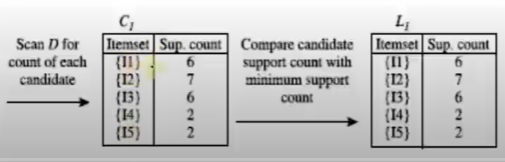
#> input picture Machine Learning/Association Rule/Apriori/images/c1l1.png, 505 x 162 px, given in place of dataset_sample_weight.png, which was not available
$ jupyter execute --allow-errors adaboost.ipynb   (text cells are left out)
#> lines starting #> are read from the running program, lines starting #| are printed output that depends on the picture; pictures that were not available may be replaced by others from this repository, and a replacement may not be noted
[cell 1]
from PIL import Image
from IPython.display import display

img = Image.open('images/dataset_sample_weight.png')
#> img is the input picture: PIL image 505x162 RGBA; mean R, G, B, A 196.4, 196.3, 196, 255
new_image = img.resize((350, 350))
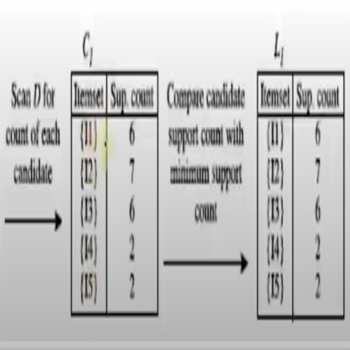
#> new_image: PIL image 350x350 RGBA; mean R, G, B, A 196.4, 196.3, 196, 255
display(new_image)

[cell 2]
from PIL import Image
from IPython.display import display

img = Image.open('images/total_error.png')
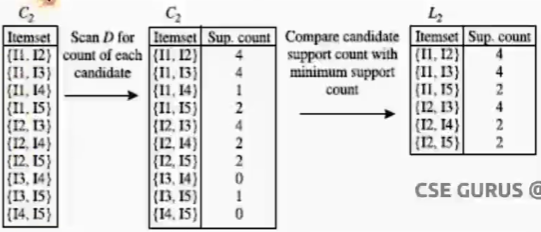
#> input picture Machine Learning/Association Rule/Apriori/images/c2l2.png, 541 x 232 px, given in place of total_error.png, which was not available
#> img is the input picture: PIL image 541x232 RGBA; mean R, G, B, A 224.9, 224.8, 224.7, 255
new_image = img.resize((790, 480))
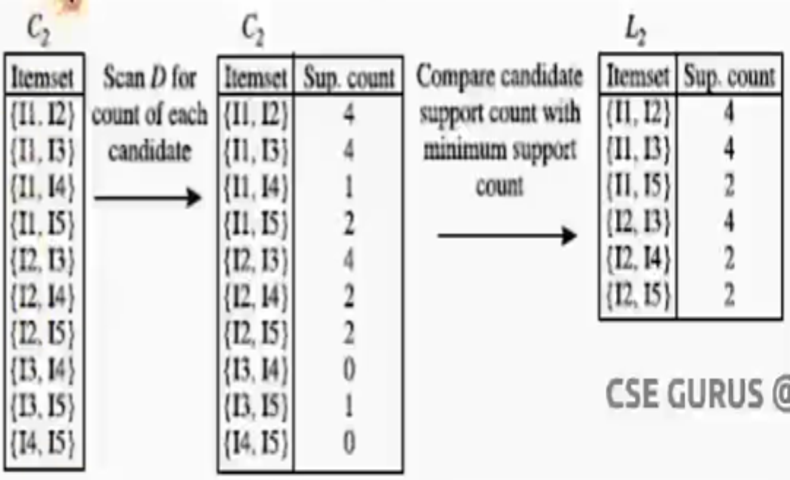
#> new_image: PIL image 790x480 RGBA; mean R, G, B, A 224.9, 224.8, 224.7, 255
display(new_image)

[cell 3]
from PIL import Image
from IPython.display import display

img = Image.open('images/performance.png')
new_image = img.resize((380, 80))
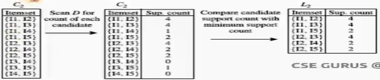
#> new_image: PIL image 380x80 RGBA; mean R, G, B, A 224.9, 224.8, 224.7, 255
display(new_image)

[cell 4]
from PIL import Image
from IPython.display import display

#> (the rest of this cell did not finish here and is left out)

[cell 5]
from PIL import Image
from IPython.display import display

img = Image.open('images/update_weight.png')
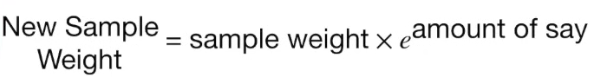
#> input picture Machine Learning/Ensemble/Boosting/AdaBoost (Adaptive Boosting)/images/update_weight.png, 592 x 78 px
#> img is the input picture: PIL image 592x78 RGBA; mean R, G, B, A 236.1, 236.1, 236.1, 255
new_image = img.resize((420, 60))
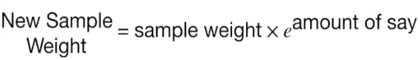
#> new_image: PIL image 420x60 RGBA; mean R, G, B, A 236, 236, 236, 255
display(new_image)
